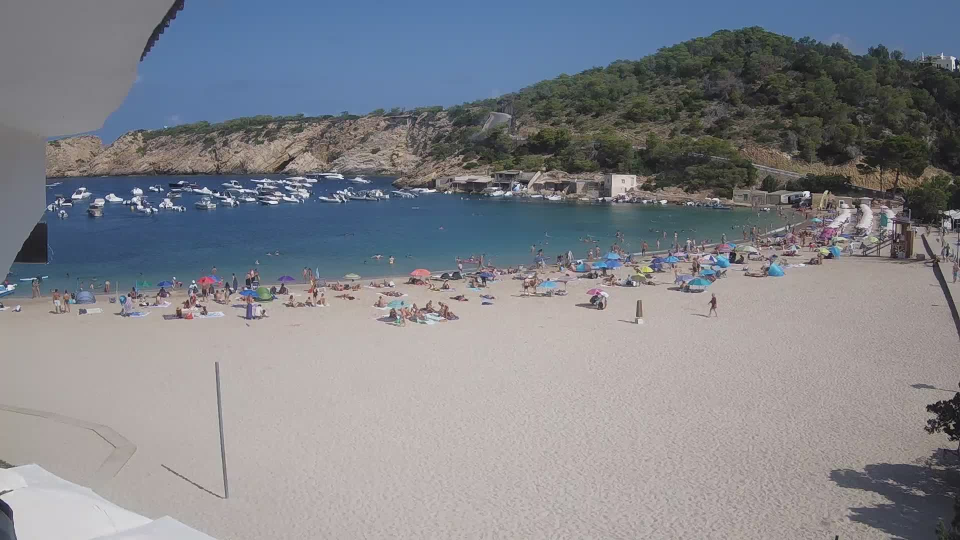
#> input picture data/1660554000.jpg, 1920 x 1080 px (shown at 1/2 size)
$ python -i Utils.py   (imports and definitions only)
#> lines starting #> are read from the running program, lines starting #| are printed output that depends on the picture; after the words box and inside, x2 and y2 are one past the last pixel; in counts of white or black regions, pixels touching at a corner belong together

import numpy as np
import cv2
import pandas as pd
import matplotlib.pyplot as plt


# [62 lines left out: functions preprocess_image, binarize_by_thresholding, binarize_by_hysteresis, substract_empty_beach, not called in this run]

def background_subtraction(image, pct=35,static_foreground_removal=False):
    """
    Apply the moving average algorithm with boustrophedon scanning to a grayscale image.

    Parameters:
        image (numpy.ndarray): The input grayscale image as a 2D array.
        pct (float): Percentage threshold for deciding black or white pixel.

    Returns:
        numpy.ndarray: A binary image (2D array) with pixels set to black or white.
    """
    # Ensure input is a 2D grayscale image
    if len(image.shape) != 2:
        raise ValueError("Input image must be a 2D grayscale image.")

    # Dimensions of the image
    rows, cols = image.shape

    # Initialize moving average to 127 * n
    n = cols // 8
    M = 127 * n

    # Create output binary image
    output_image = np.zeros_like(image, dtype=np.uint8)

    # Define threshold multiplier based on percentage
    threshold_multiplier = (100 - pct) / 100

    # Implement boustrophedon scanning
    for i in range(rows):
        # Determine the direction of scanning (normal or reversed)
        if i % 2 == 0:  # Even row: left to right
            col_range = range(cols)
        else:  # Odd row: right to left
            col_range = range(cols - 1, -1, -1)

        for j in col_range:
            # Get the pixel intensity
            g_ij = image[i, j]

            # Compute the threshold
            threshold = (M / n) * threshold_multiplier

            # Apply threshold to determine binary output
            if g_ij < threshold:
                output_image[i, j] = 0  # Set to black
            else:
                output_image[i, j] = 255  # Set to white

            # Update moving average
            M = M - (M / n) + g_ij

        # remove mountain background by location

        output_image[0:450,0:1000]=255
        output_image[0:420,1000:1920]=255

        # remove static foreground by substracting empty beach image
    if static_foreground_removal:

        output_image = substract_empty_beach(output_image)

    return cv2.bitwise_not(output_image)

# [141 lines left out: functions apply_morphological_operations, non_max_suppression, post_process_image, draw_result, print_evaluation, not called in this run]


>>> import cv2
>>> picture = cv2.imread('../data/1660554000.jpg', cv2.IMREAD_GRAYSCALE)
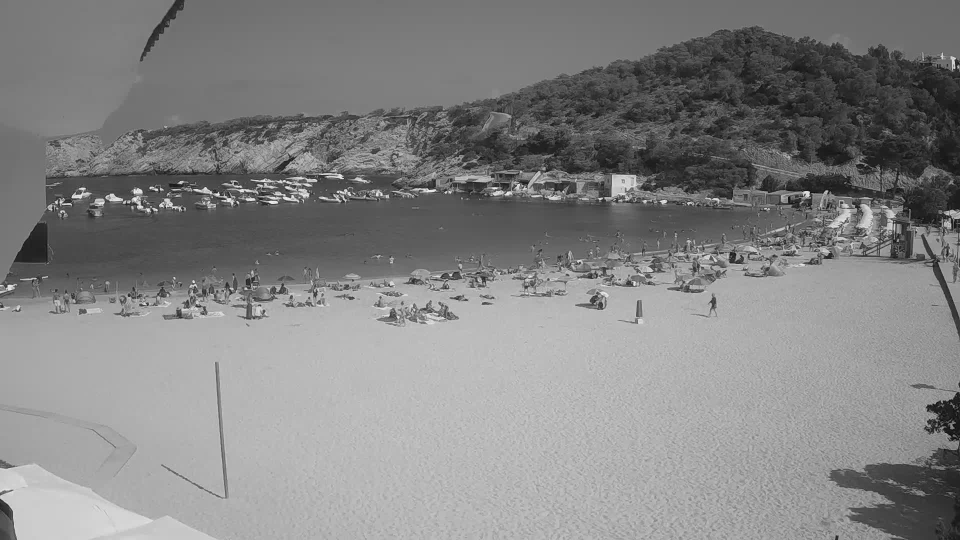
#> picture: shape (1080, 1920) (shown at 1/2 size); min 0, max 255, mean 131.8
>>> result = background_subtraction(picture)
#> after the loop in background_subtraction, `for i in range(rows):`:
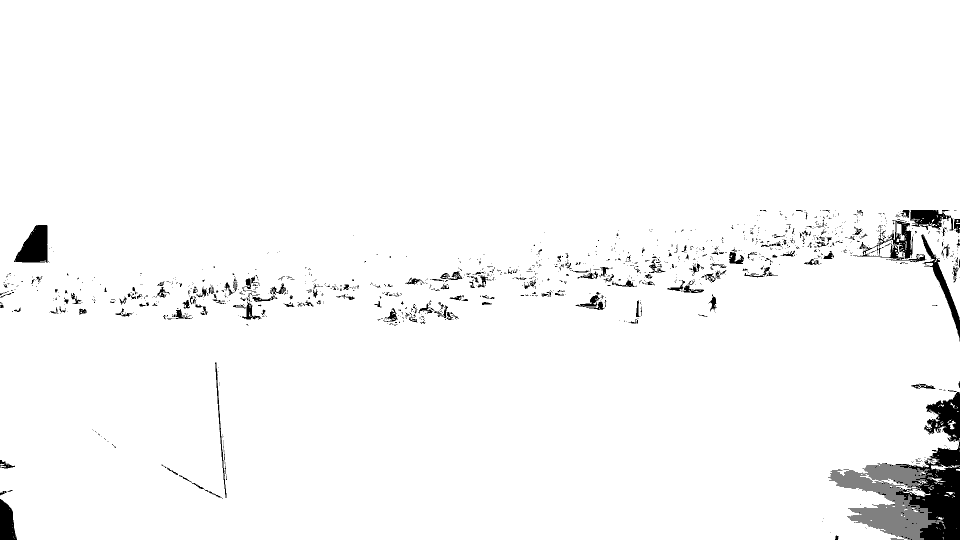
#> output_image: shape (1080, 1920) (shown at 1/2 size); 97.3% white; 1519 black regions (1287 under 20 px), largest, box (x1, y1, x2, y2) and area: (1696, 780, 1920, 1080) 22164, (28, 450, 98, 526) 3437, (1714, 440, 1853, 525) 2499
#> after the loop in background_subtraction, `for i in range(rows):`: M = 43667.1
#> in background_subtraction, `return cv2.bitwise_not(output_image)`:
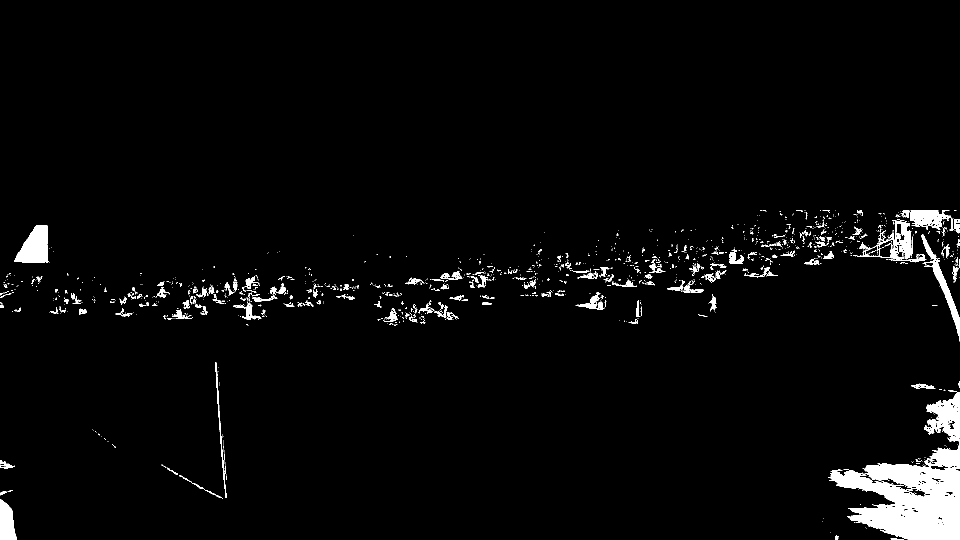
#> returned value: shape (1080, 1920) (shown at 1/2 size); 2.7% white; 1519 white regions (1287 under 20 px), largest, box (x1, y1, x2, y2) and area: (1696, 780, 1920, 1080) 22164, (28, 450, 98, 526) 3437, (1714, 440, 1853, 525) 2499

$ run again, on data/1660557600.jpg
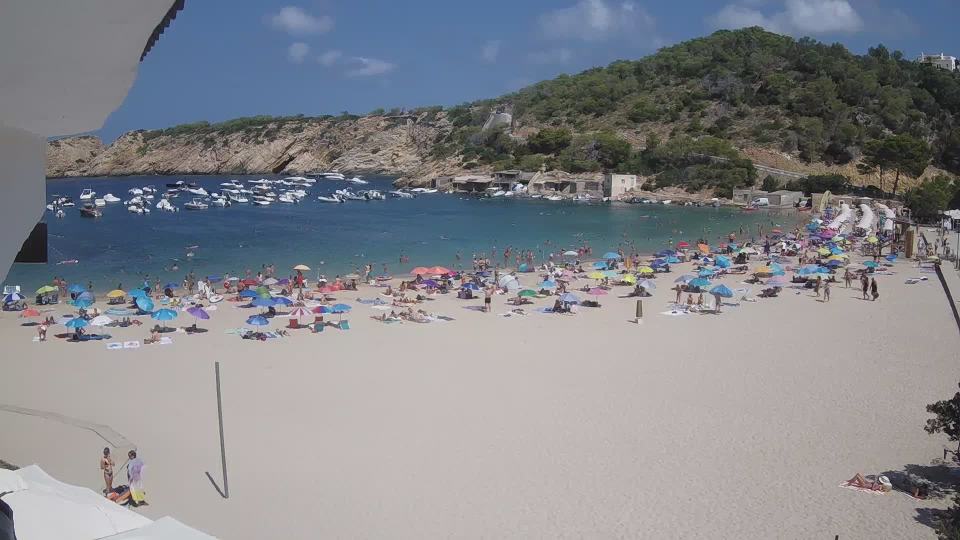
#> input picture data/1660557600.jpg, 1920 x 1080 px (shown at 1/2 size)
#> after the loop in background_subtraction, `for i in range(rows):`:
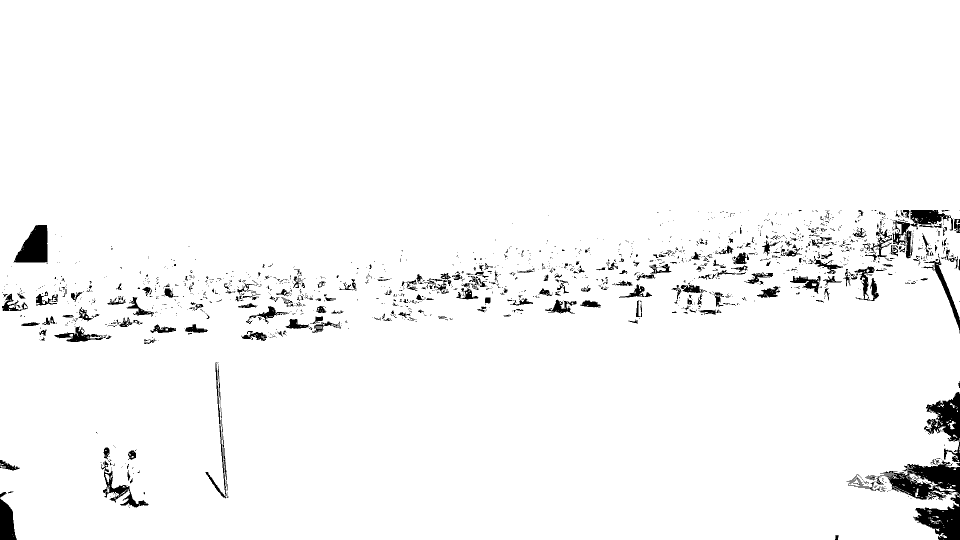
#> output_image: shape (1080, 1920) (shown at 1/2 size); 97% white; 1948 black regions (1665 under 20 px), largest, box (x1, y1, x2, y2) and area: (1760, 922, 1920, 1080) 10843, (1848, 784, 1920, 925) 4146, (27, 450, 95, 528) 3473
#> after the loop in background_subtraction, `for i in range(rows):`: M = 43477.9
#> in background_subtraction, `return cv2.bitwise_not(output_image)`:
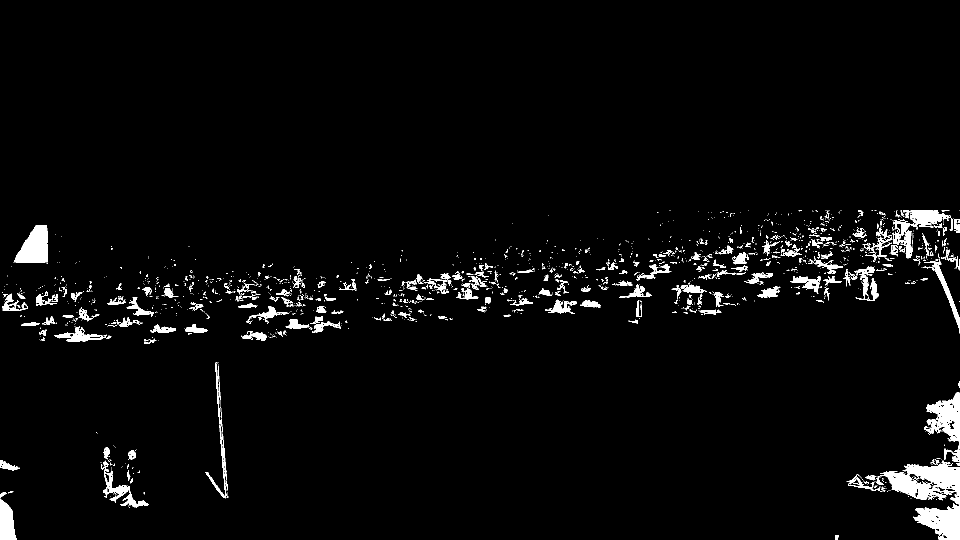
#> returned value: shape (1080, 1920) (shown at 1/2 size); 3% white; 1948 white regions (1665 under 20 px), largest, box (x1, y1, x2, y2) and area: (1760, 922, 1920, 1080) 10843, (1848, 784, 1920, 925) 4146, (27, 450, 95, 528) 3473

$ run again, on data/1660561200.jpg
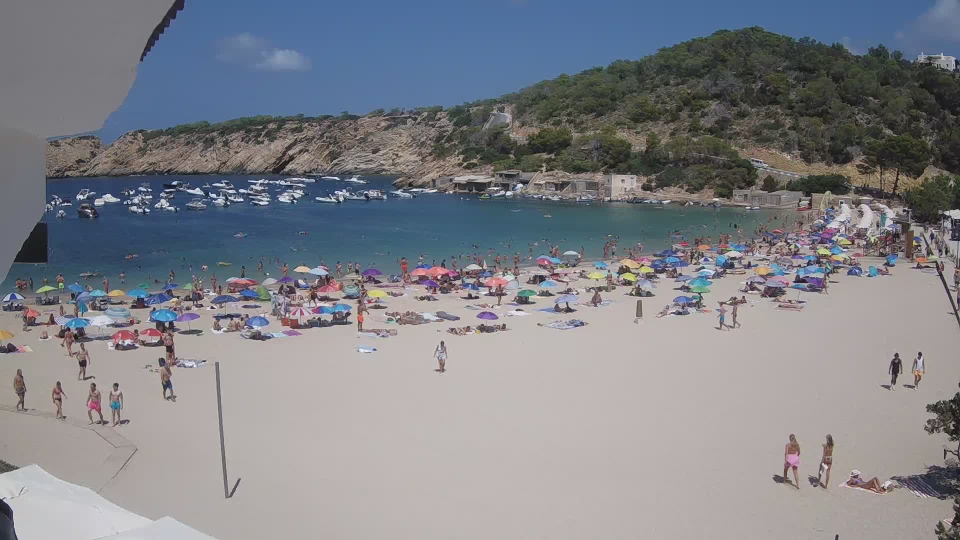
#> input picture data/1660561200.jpg, 1920 x 1080 px (shown at 1/2 size)
#> after the loop in background_subtraction, `for i in range(rows):`:
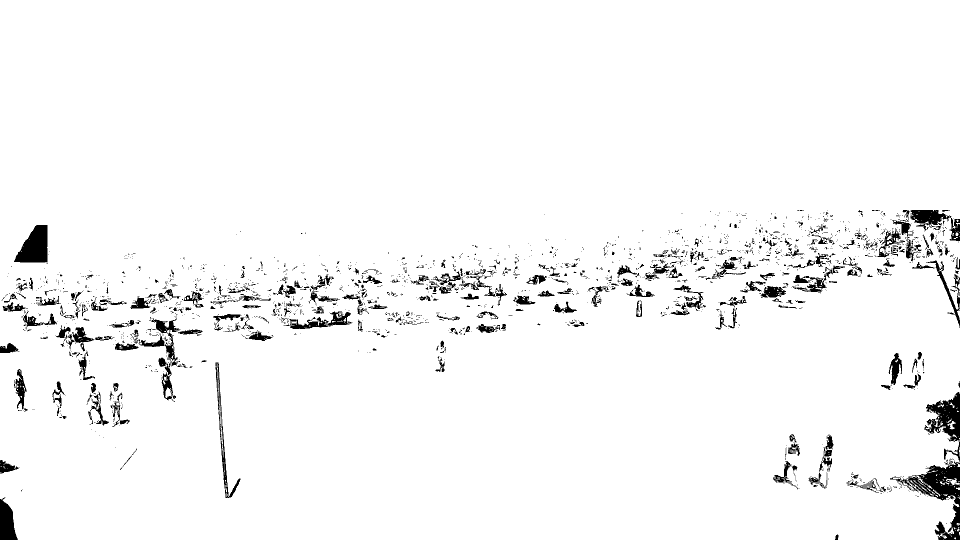
#> output_image: shape (1080, 1920) (shown at 1/2 size); 96.5% white; 2434 black regions (2084 under 20 px), largest, box (x1, y1, x2, y2) and area: (1780, 921, 1920, 1080) 6181, (1848, 784, 1920, 924) 3926, (28, 450, 95, 525) 3463
#> after the loop in background_subtraction, `for i in range(rows):`: M = 42102.2
#> in background_subtraction, `return cv2.bitwise_not(output_image)`:
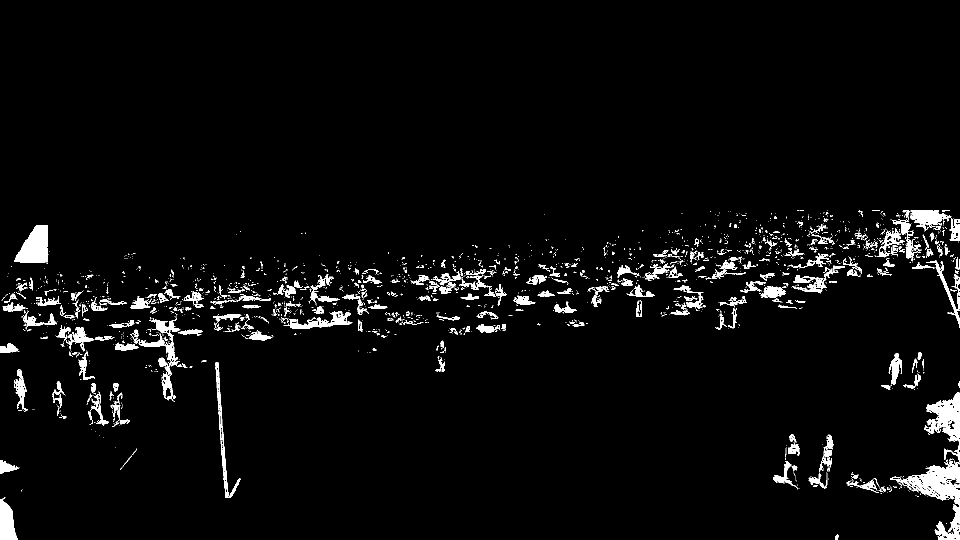
#> returned value: shape (1080, 1920) (shown at 1/2 size); 3.5% white; 2434 white regions (2084 under 20 px), largest, box (x1, y1, x2, y2) and area: (1780, 921, 1920, 1080) 6181, (1848, 784, 1920, 924) 3926, (28, 450, 95, 525) 3463
